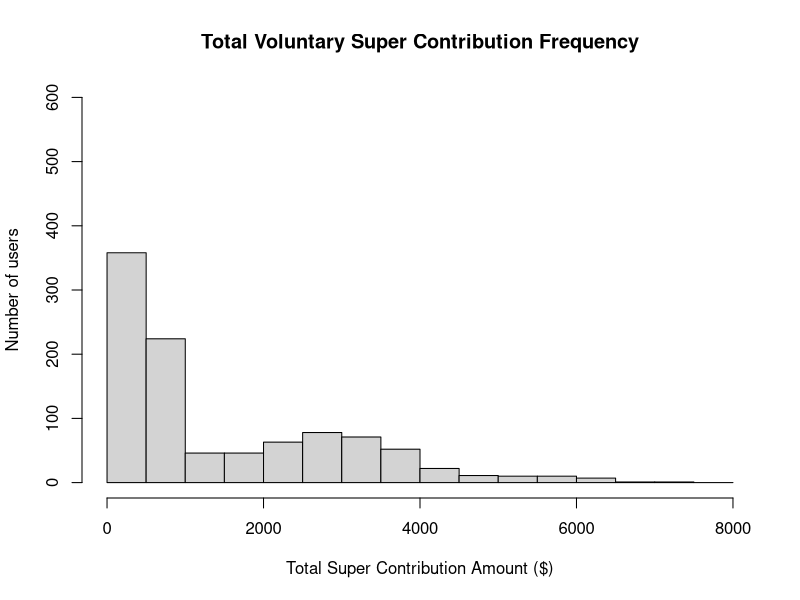
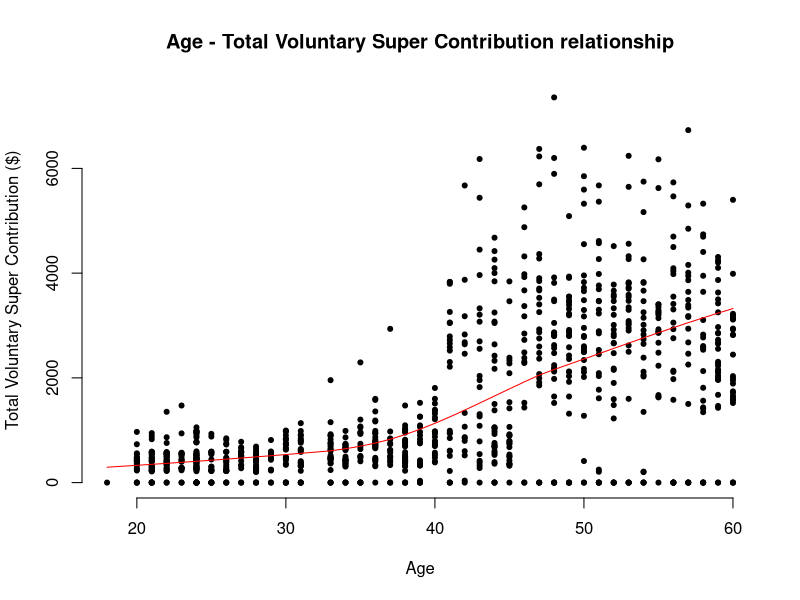
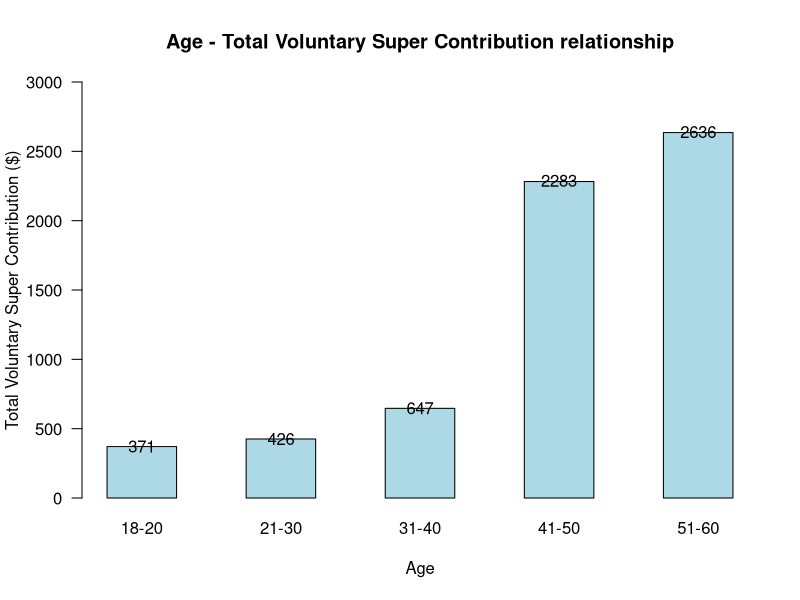
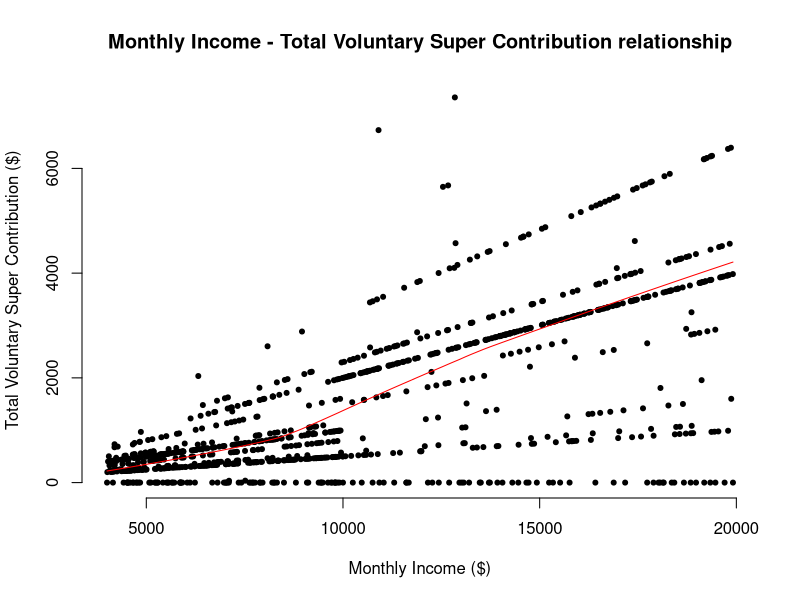
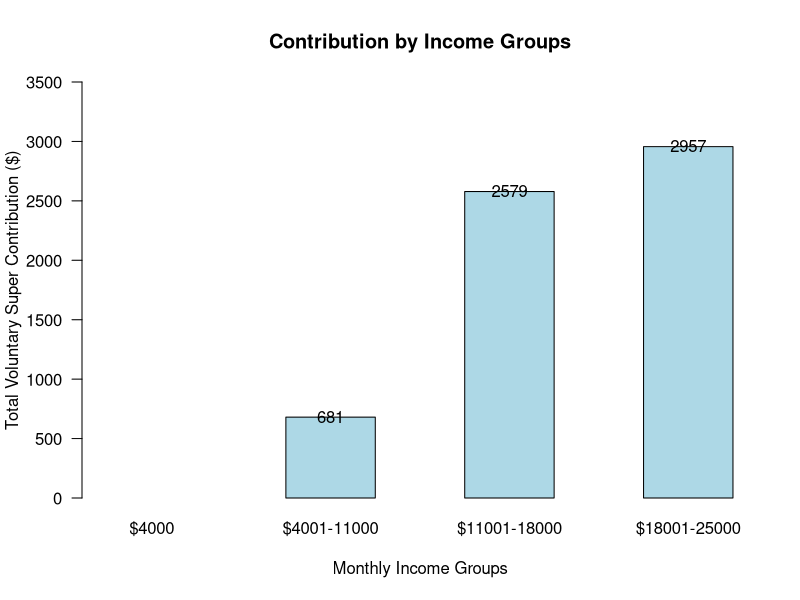
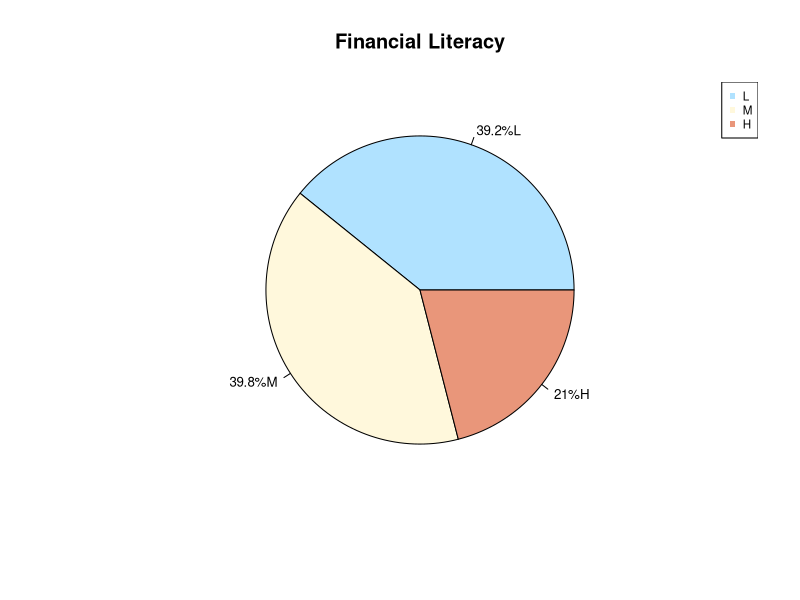
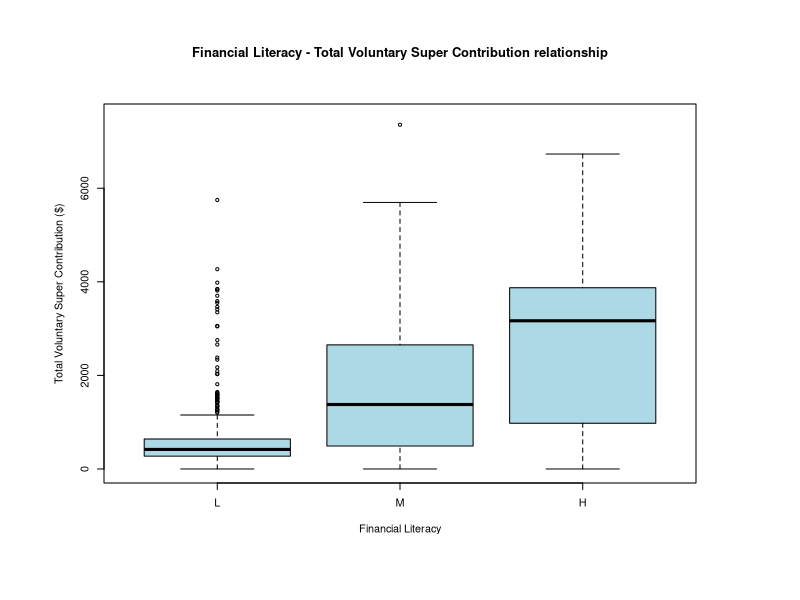
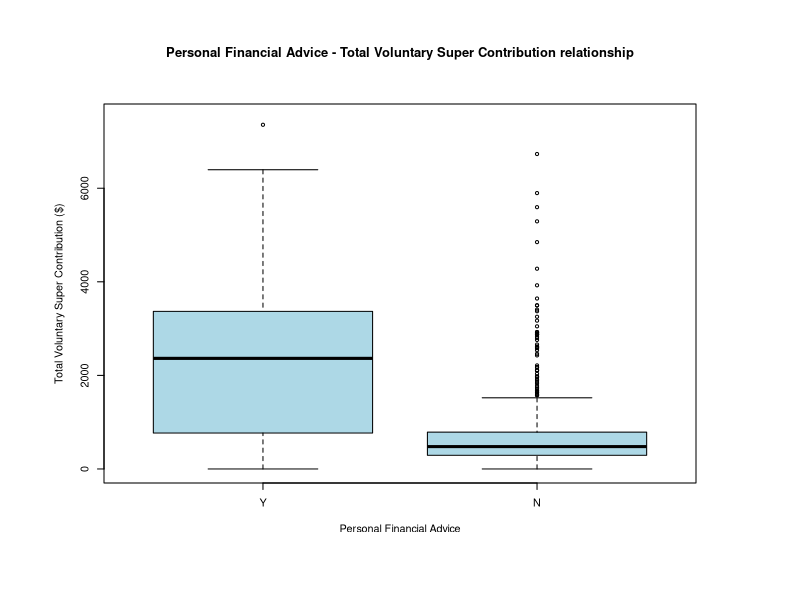

These charts were generated, in order, by the following R code:
data <- read.csv("z5359932_z5359932-Assessment1Data.csv")
data <- na.omit(data)

# Total Voluntary Super Contribution frequency
hist(data$C_TotalVoluntarySuperContribution, breaks=seq(0,8000,l=17), ann=FALSE, xlim=c(0,8000), ylim=c(0,600))
title(main="Total Voluntary Super Contribution Frequency", xlab="Total Super Contribution Amount ($)", ylab="Number of users")
mean(data$C_TotalVoluntarySuperContribution)

# Age
plot(data$C_Age, data$C_TotalVoluntarySuperContribution, pch = 20, frame = FALSE, ann = FALSE)
title(xlab = "Age", ylab = "Total Voluntary Super Contribution ($)", main = "Age - Total Voluntary Super Contribution relationship")

lines(lowess(data$C_Age, data$C_TotalVoluntarySuperContribution), col = "red")
cor(data$C_Age, data$C_TotalVoluntarySuperContribution)

Age_1 <- subset(data, C_Age<=20)
Age_2 <- subset(data,C_Age>=21 & C_Age <=30)
Age_3 <- subset(data,C_Age>=31 & C_Age <=40)
Age_4 <- subset(data,C_Age>=41 & C_Age <=50)
Age_5 <- subset(data,C_Age>=51 & C_Age <=60)
Age_1_cont <- mean(Age_1$C_TotalVoluntarySuperContribution)
Age_2_cont <- mean(Age_2$C_TotalVoluntarySuperContribution)
Age_3_cont <- mean(Age_3$C_TotalVoluntarySuperContribution)
Age_4_cont <- mean(Age_4$C_TotalVoluntarySuperContribution)
Age_5_cont <- mean(Age_5$C_TotalVoluntarySuperContribution)
Age <- c(Age_1_cont,Age_2_cont,Age_3_cont,Age_4_cont,Age_5_cont)
col_names <- c("18-20","21-30","31-40","41-50","51-60")
x <- barplot(Age, las = 1, col = "lightblue", ylim = c(0,3000), names.arg = col_names,mar =c(4,4,4,4), space =1)
title(main = "Age - Total Voluntary Super Contribution relationship", xlab = "Age", ylab = "Total Voluntary Super Contribution ($)")
y<- as.matrix(ceiling(Age))
text(x,y+4,labels=as.character(y))

# Monthly Income
plot(data$C_MonthlyIncome, data$C_TotalVoluntarySuperContribution, pch = 20, frame = FALSE, ann = FALSE)
title(xlab = "Monthly Income ($)", ylab = "Total Voluntary Super Contribution ($)", main = "Monthly Income - Total Voluntary Super Contribution relationship")

lines(lowess(data$C_MonthlyIncome, data$C_TotalVoluntarySuperContribution), col = "red")

cor(data$C_MonthlyIncome, data$C_TotalVoluntarySuperContribution)
sd(data$C_MonthlyIncome)
sd(data$C_TotalVoluntarySuperContribution)


Inc_1 <- subset(data, C_MonthlyIncome<=4000)
Inc_2 <- subset(data,C_MonthlyIncome>4000 & C_MonthlyIncome <=11000)
Inc_3 <- subset(data,C_MonthlyIncome>11000 & C_MonthlyIncome <=18000)
Inc_4 <- subset(data,C_MonthlyIncome>18000 & C_MonthlyIncome <=25000)
Inc_1_cont <- mean(Inc_1$C_TotalVoluntarySuperContribution)
Inc_2_cont <- mean(Inc_2$C_TotalVoluntarySuperContribution)
Inc_3_cont <- mean(Inc_3$C_TotalVoluntarySuperContribution)
Inc_4_cont <- mean(Inc_4$C_TotalVoluntarySuperContribution)
Inc <- c(Inc_1_cont,Inc_2_cont,Inc_3_cont,Inc_4_cont)
col_names <- c("$4000","$4001-11000","$11001-18000","$18001-25000")
x <- barplot(Inc, las = 1, col = "lightblue", ylim = c(0,3500), names.arg = col_names,mar =c(4,4,4,4), space =1)
title(main = "Contribution by Income Groups", xlab=mtext("Monthly Income Groups", side=1, line=3), ylab= "Total Voluntary Super Contribution ($)")
y<- as.matrix(ceiling(Inc))
text(x,y+4,labels=as.character(y))

# Financial Literacy
Low <- ifelse(data$C_FinancialLiteracy =="L",1,0)
Low_sum <- sum(Low)
Medium <- ifelse(data$C_FinancialLiteracy =="M",1,0)
Medium_sum <- sum(Medium)
High <- ifelse(data$C_FinancialLiteracy =="H",1,0)
High_sum <- sum(High)
#Creating Vector of Gender
financialLiteracy <- c(Low_sum,Medium_sum, High_sum)
#Creating pie charts and labelling
pie_labels <- paste0(round(100*financialLiteracy/sum(financialLiteracy),2),"%",col=c("L","M","H"))
pie(financialLiteracy, labels =pie_labels,col=c("lightskyblue1","cornsilk","darksalmon" ) ,cex=0.8)
legend("topright", c("L","M","H"), cex = 0.7, col=c("lightskyblue1","cornsilk","darksalmon"),pch =c(15,15,15))
title("Financial Literacy")

data_new <- data
data_new$C_FinancialLiteracy <- factor(data_new$C_FinancialLiteracy, c("L","M","H"))
options(repr.plot.width = 5, repr.plot.height = 1.5)
par(mar = c(9, 8, 8, 8), cex = 0.65)
boxplot(data_new$C_TotalVoluntarySuperContribution~ data_new$C_FinancialLiteracy, 
        xlab="Financial Literacy", ylab="Total Voluntary Super Contribution ($)",
        main ="Financial Literacy - Total Voluntary Super Contribution relationship", ylim=c(0,7500),
        col="lightblue")
fin_lit_L<-subset(data,C_FinancialLiteracy=="L")$C_TotalVoluntarySuperContribution
summary(fin_lit_L)
fin_lit_M<-subset(data,C_FinancialLiteracy=="M")$C_TotalVoluntarySuperContribution
summary(fin_lit_M)
fin_lit_H<-subset(data,C_FinancialLiteracy=="H")$C_TotalVoluntarySuperContribution
summary(fin_lit_H)
# personal financial advice
data_adv <- data
data_adv$C_PersonalFinancialAdvice <- factor(data_adv$C_PersonalFinancialAdvice, c("Y","N"))
options(repr.plot.width = 5, repr.plot.height = 1.5)
par(mar = c(9, 8, 8, 8), cex = 0.65)
boxplot(data_adv$C_TotalVoluntarySuperContribution~ data_adv$C_PersonalFinancialAdvice, 
        xlab="Personal Financial Advice", ylab="Total Voluntary Super Contribution ($)",
        main ="Personal Financial Advice - Total Voluntary Super Contribution relationship", ylim=c(0,7500),
        col="lightblue")
personal_Y<-subset(data,C_PersonalFinancialAdvice=="Y")$C_TotalVoluntarySuperContribution
summary(personal_Y)
personal_N<-subset(data,C_PersonalFinancialAdvice=="N")$C_TotalVoluntarySuperContribution
summary(personal_N)
# show tutorial
data_tut <- data
data_tut$App_ShowTutorial <- factor(data_tut$App_ShowTutorial, c("Y","N"))
options(repr.plot.width = 5, repr.plot.height = 1.5)
par(mar = c(9, 8, 8, 8), cex = 0.65)
boxplot(data_adv$C_TotalVoluntarySuperContribution~ data_tut$App_ShowTutorial, 
        xlab="Show Tutorial", ylab="Total Voluntary Super Contribution ($)",
        main ="Show Tutorial - Total Voluntary Super Contribution relationship", ylim=c(0,7500),
        col="lightblue")